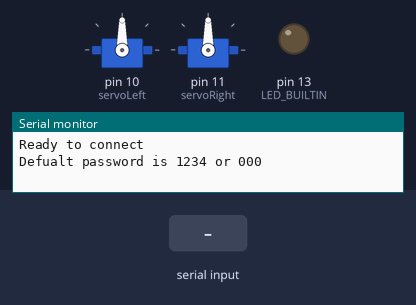
The sketch below on a simulated Arduino Uno, built with avr-gcc and run on an emulated ATmega328P. Shown: 2 × servo, output pins drawn as LEDs (lit = HIGH), the last lines printed to the serial monitor. The inputs (shaded band) are chosen by the test bench.

Above: at 1.2 s.
1.3 s: "K" received over the second serial link
At 2.5 s:
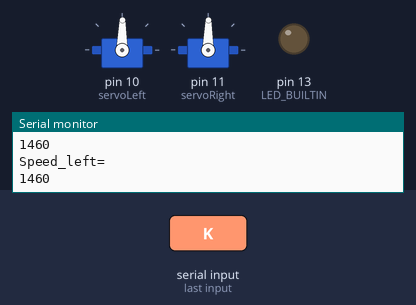
2.8 s: "P" received over the second serial link
At 3.8 s:
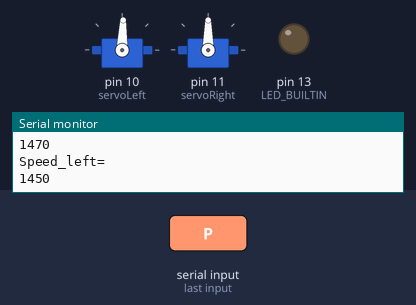
Timing chart, 0 to 5.8 s (numbered marks = the images above; inputs shaded):
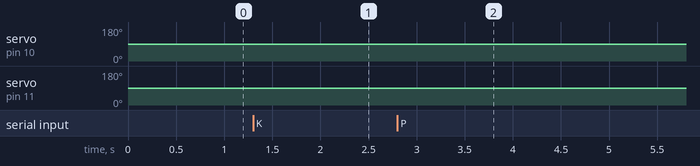

The sketch:

SerialComms_w_Servo.ino
```cpp
/*
HC05 - Bluetooth AT-Command mode
modified on 10 Feb 2019
by Saeed Hosseini
https://electropeak.com/learn/

modified for controlling student robots
Alan Thomason @ Stepping Stone school
20210516

*/

/*
 * When paired, two fast blinks followed by about 1sec gap seems to indicate 'working'
 */


 /*
  *
  * To be paired with a PC based python program (robot_comms.py)
  * BT is HC05
  * BT Pin 2   5V
  * BT Pin 3 GND
  * BT Pin 4 BLUE Arduino Pin 2
  * BT Pin 5 Orange to splitter
  *
  * Check out page 97 of BOE for Arduino.pdg
  */
#include <SoftwareSerial.h>
#include <Servo.h> // Include servo library

#define STOPPED_SERVO_LEFT 1470
#define STOPPED_SERVO_RIGHT 1470

Servo servoRight; // Declare right servo
Servo servoLeft; // Declare left servo

SoftwareSerial MyBlue(2, 3); // RX | TX
int flag = 0;
int LED = 8;
int speed_left = STOPPED_SERVO_LEFT;
int speed_right = STOPPED_SERVO_RIGHT;
void setup()
{
  servoLeft.attach(10); // Attach left signal to pin 10
  servoRight.attach(11); // Attach right signal to pin 11
  Serial.begin(9600);
 MyBlue.begin(9600);
// the setup function runs once when you press reset or power the board
  // initialize digital pin LED_BUILTIN as an output.
  pinMode(LED_BUILTIN, OUTPUT);
  Serial.println("Ready to connect\nDefualt password is 1234 or 000");
}
void loop()
{


 if (MyBlue.available())
   flag = MyBlue.read();
   //flag = Serial.read();
 //Serial.println(flag);

 if (flag == 75)  //;t
 {
    speed_left -= 10;
    speed_right -=10;
 }
 else if (flag == 77) //rt
 {
    speed_left += 10;
    speed_right +=10;
 }
 else if (flag == 80) //dn
 {
    speed_left -= 10;
    speed_right +=10;
 }
  else if (flag == 72) // up
 {
    speed_left += 10;
    speed_right -=10;
 }
  else if (flag == 32)
 {
    speed_left = STOPPED_SERVO_LEFT;
    speed_right = STOPPED_SERVO_RIGHT;
 }
if (flag > 0)
{

      Serial.println(flag);
      flag = 0;
      Serial.println("Speed_right = ");
      Serial.println(speed_right);
      Serial.println("Speed_left= ");
      Serial.println(speed_left);

}
    servoRight.writeMicroseconds(speed_right);
    servoLeft.writeMicroseconds(speed_left);


// if (flag == 49)
// {
//   digitalWrite(LED_BUILTIN, HIGH);
//   Serial.println("LED On");
// }
// else if (flag == 48)
// {
//   digitalWrite(LED_BUILTIN, LOW);
//   Serial.println("LED Off");
// }
}
```

Measured:
- after the input at 1.3 s, servo on pin 10 (servoLeft), servo on pin 11 (servoRight): 90° → 89° at once
- after the input at 2.8 s, servo on pin 10 (servoLeft): 89° → 88° at once; servo on pin 11 (servoRight): 89° → 90° at once
